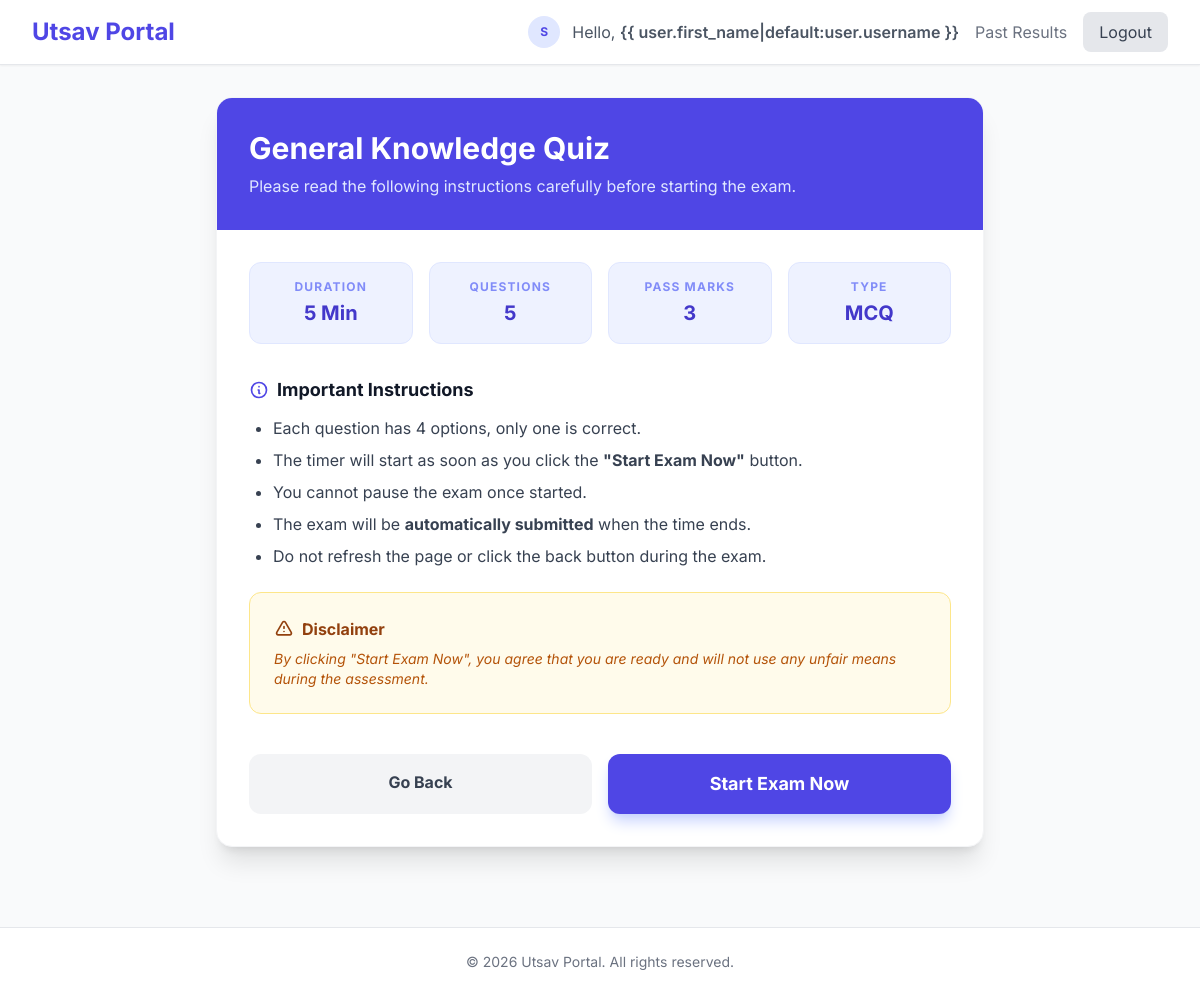
Page /exam/1/instructions/ (signed in) on the committed database.
### exam_app/models.py (models this page shows, shortened)
class Exam(models.Model):
    title = models.CharField(max_length=200)
    description = models.TextField(blank=True)
    duration_minutes = models.PositiveIntegerField(default=30)
    total_questions = models.PositiveIntegerField(default=0)
    pass_marks = models.PositiveIntegerField(default=0)
    created_at = models.DateTimeField(auto_now_add=True)

### exam_app/views.py (the view)
# urls.py: path('exam/<int:exam_id>/instructions/', views.exam_instructions, name='exam_instructions'),
@login_required
def exam_instructions(request, exam_id):
    exam = get_object_or_404(Exam, id=exam_id)
    return render(request, 'exam_instructions.html', {'exam': exam})

### exam_app/templates/exam_instructions.html (shortened to what this page needs)
{% extends 'base.html' %}
{% block content %}
<div class="max-w-3xl mx-auto">
    <div class="bg-white rounded-2xl shadow-xl overflow-hidden border border-gray-100">
        <div class="bg-indigo-600 px-8 py-8 text-white">
            <h1 class="text-3xl font-bold">{{ exam.title }}</h1>
            <p class="text-indigo-100 mt-2">Please read the following instructions carefully before starting the exam.
            </p>
        </div>
        <div class="p-8">
            <div class="grid grid-cols-2 md:grid-cols-4 gap-4 mb-8">
                <div class="bg-indigo-50 p-4 rounded-xl text-center border border-indigo-100">
                    <p class="text-xs font-bold text-indigo-400 uppercase tracking-widest mb-1">Duration</p>
                    <p class="text-xl font-bold text-indigo-700">{{ exam.duration_minutes }} Min</p>
                </div>
                <div class="bg-indigo-50 p-4 rounded-xl text-center border border-indigo-100">
                    <p class="text-xs font-bold text-indigo-400 uppercase tracking-widest mb-1">Questions</p>
                    <p class="text-xl font-bold text-indigo-700">{{ exam.questions.count }}</p>
                </div>
                <div class="bg-indigo-50 p-4 rounded-xl text-center border border-indigo-100">
                    <p class="text-xs font-bold text-indigo-400 uppercase tracking-widest mb-1">Pass Marks</p>
                    <p class="text-xl font-bold text-indigo-700">{{ exam.pass_marks }}</p>
                </div>
                <div class="bg-indigo-50 p-4 rounded-xl text-center border border-indigo-100">
                    <p class="text-xs font-bold text-indigo-400 uppercase tracking-widest mb-1">Type</p>
                    <p class="text-xl font-bold text-indigo-700">MCQ</p>
                </div>
            </div>
            <div class="space-y-6 text-gray-700">
                <section>
                    <h3 class="text-lg font-bold text-gray-900 mb-3 flex items-center">
                        <svg class="w-5 h-5 mr-2 text-indigo-600" fill="none" stroke="currentColor" viewBox="0 0 24 24">
                            <path stroke-linecap="round" stroke-linejoin="round" stroke-width="2"
                                d="M13 16h-1v-4h-1m1-4h.01M21 12a9 9 0 11-18 0 9 9 0 0118 0z"></path>
                        </svg>
                        Important Instructions
                    </h3>
                    <ul class="list-disc ml-6 space-y-2">
                        <li>Each question has 4 options, only one is correct.</li>
                        <li>The timer will start as soon as you click the <strong>"Start Exam Now"</strong> button.</li>
                        <li>You cannot pause the exam once started.</li>
                        <li>The exam will be <strong>automatically submitted</strong> when the time ends.</li>
                        <li>Do not refresh the page or click the back button during the exam.</li>
                    </ul>
                </section>
                <section class="bg-amber-50 border border-amber-200 p-6 rounded-xl">
                    <h3 class="text-amber-800 font-bold mb-2 flex items-center">
                        <svg class="w-5 h-5 mr-2" fill="none" stroke="currentColor" viewBox="0 0 24 24">
                            <path stroke-linecap="round" stroke-linejoin="round" stroke-width="2"
                                d="M12 9v2m0 4h.01m-6.938 4h13.856c1.54 0 2.502-1.667 1.732-3L13.732 4c-.77-1.333-2.694-1.333-3.464 0L3.34 16c-.77 1.333.192 3 1.732 3z">
                            </path>
                        </svg>
                        Disclaimer
                    </h3>
                    <p class="text-amber-700 text-sm italic">
                        By clicking "Start Exam Now", you agree that you are ready and will not use any unfair means
                        during the assessment.
                    </p>
                </section>
            </div>
            <div class="mt-10 flex flex-col sm:flex-row gap-4">
                <a href="{% url 'home' %}"
                    class="flex-1 text-center bg-gray-100 text-gray-700 font-bold py-4 rounded-xl hover:bg-gray-200 transition">
                    Go Back
                </a>
                <a href="{% url 'start_exam' exam.id %}"
                    class="flex-1 text-center bg-indigo-600 text-white font-bold py-4 rounded-xl hover:bg-indigo-700 transition shadow-lg shadow-indigo-200 text-lg">
                    Start Exam Now
                </a>
            </div>
        </div>
    </div>
</div>
{% endblock %}

### exam_app/templates/base.html (shortened to what this page needs)
<!DOCTYPE html>
<html lang="en">
<head>
    <script src="https://cdn.tailwindcss.com"></script>
</head>
<body class="bg-gray-50 min-h-screen flex flex-col">
    {% block navbar %}
    <nav class="bg-white shadow-sm border-b">
        <div class="max-w-7xl mx-auto px-4 sm:px-6 lg:px-8">
            <div class="flex justify-between h-16 items-center">
                <div class="flex items-center">
                    <a href="{% url 'landing' %}" class="text-2xl font-bold text-indigo-600">Utsav Portal</a>
                </div>
                <div class="flex items-center space-x-4">
                    {% if user.is_authenticated %}
                    <div class="flex items-center space-x-3">
                        {% if user.profile and user.profile.profile_pic %}
                        <img src="{{ user.profile.profile_pic.url }}"
                            class="w-8 h-8 rounded-full border border-gray-200">
                        {% else %}
                        <div
                            class="w-8 h-8 bg-indigo-100 rounded-full flex items-center justify-center text-indigo-600 font-bold text-xs">
                            {{ user.first_name|default:user.username|first|upper }}</div>
                        {% endif %}
                        <span class="text-gray-600">Hello, <span class="font-semibold">{{
                                user.first_name|default:user.username }}</span></span>
                    </div>
                    <a href="{% url 'results' %}" class="text-gray-500 hover:text-indigo-600">Past Results</a>
                    <form action="{% url 'logout' %}" method="post" class="inline">
                        <button type="submit"
                            class="bg-gray-200 text-gray-700 px-4 py-2 rounded-lg hover:bg-gray-300 transition">Logout</button>
                    </form>
                    {% else %}
                    <a href="{% url 'login' %}" class="text-gray-500 hover:text-indigo-600">Login</a>
                    <a href="{% url 'register' %}"
                        class="bg-indigo-600 text-white px-4 py-2 rounded-lg hover:bg-indigo-700 transition">Register</a>
                    {% endif %}
                </div>
            </div>
        </div>
    </nav>
    {% endblock %}
    <main class="flex-grow container mx-auto px-4 py-8 max-w-5xl">
        {% block content %}{% endblock %}
    </main>
    <footer class="bg-white border-t py-6 mt-12">
        <div class="container mx-auto px-4 text-center text-gray-500 text-sm">
            &copy; 2026 Utsav Portal. All rights reserved.
        </div>
    </footer>
</body>
</html>

### exam_app/templates/base.html (style rules this page uses)
body { font-family: 'Inter', sans-serif; }

### rows in the picture
Exam: title "General Knowledge Quiz", duration_minutes "5", questions.count "5", pass_marks "3"

### other values in the picture
{{ user.first_name|default:user.username|first|upper }} "S"
